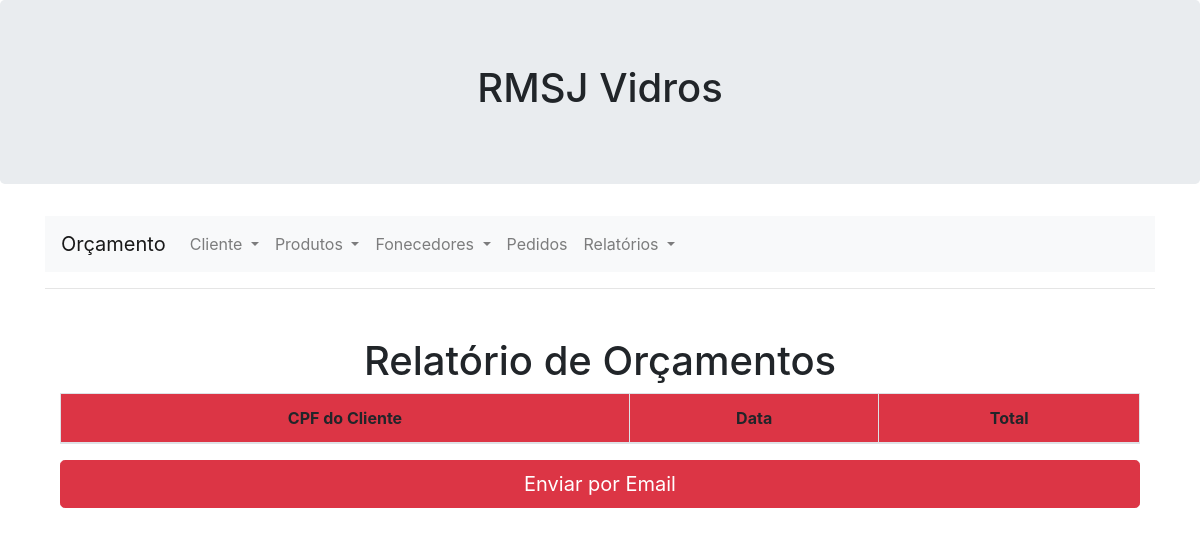
The page /Relatorio/Orcamento/ on the database as committed earlier.
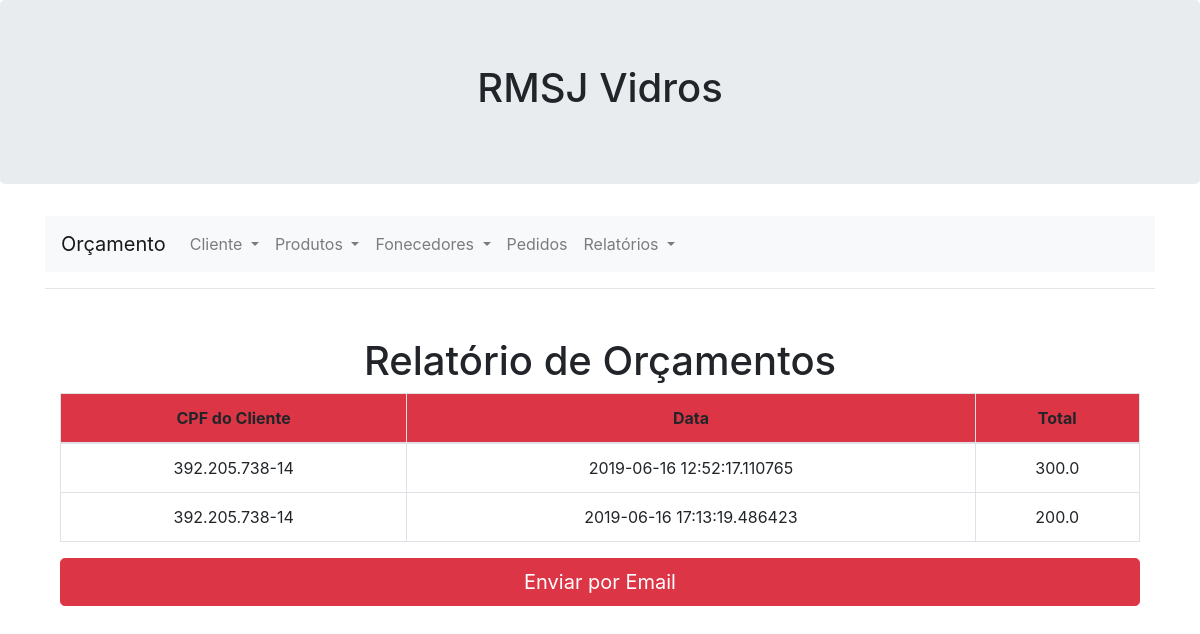
The same page on the database as committed later.
### app/models/tables.py (models this page shows, shortened)
class Orcamento(db.Model):
    __tablename__ = "Orcamento"
    id = db.Column(db.Integer, primary_key=True)
    preco = db.Column(db.Float(120), nullable=False)
    data = db.Column(db.DateTime)
    cliente_cpf = db.Column(db.String,db.ForeignKey('Cliente.CPF'))
    cliente = db.relationship('Cliente',foreign_keys=cliente_cpf)
    def getAllorcamento():
        orcamento = Orcamento.query.all()
        return orcamento

### app/controllers/Router.py (the view)
@app.route("/Relatorio/Orcamento/")
def RelatorioOrcamento():
    return render_template("RelatorioOrcamento.html", orcament = tables.Orcamento.getAllorcamento())

### app/templates/RelatorioOrcamento.html (shortened to what this page needs)
{% extends "baseNavbar.html" %}
{% block content %}
<head>
  </head>
<div class="container  text-center">
        <h1> Relatório de Orçamentos </h1>
<table class="table table-bordered table-hover">
    <thead>
        <tr class="bg-danger">
            <td><b>CPF do Cliente</b></td>
            <td><b>Data</b></td>
            <td><b>Total</b></td>
        </tr>
    </thead>
    {% for orcamentos in orcament %}
    <tr>
        <td>{{ orcamentos.cliente_cpf }}</td>
        <td>{{ orcamentos.data }}</td>
        <td>{{ orcamentos.preco }}</td>
    </tr>
    {% endfor %}
</table>
      <a href="#" class="btn btn-danger btn-lg btn-block" role="button" aria-pressed="true">Enviar por Email</a>
{% endblock %}

### app/templates/baseNavbar.html (shortened to what this page needs)
<!doctype html>
<html lang="pt-br">
  <head>
    <link rel="stylesheet" href="https://stackpath.bootstrapcdn.com/bootstrap/4.1.3/css/bootstrap.min.css">
    <link rel="stylesheet" href="{{ url_for('static', filename = 'Style.css') }}">
    </head>
  <body>
<div class="jumbotron text-center">
    <h1>RMSJ Vidros</h1>
</div>
  <div class="container">
    <div class="row justify-content-center">
        <div class="col-md-12 order-md-2 mb-4">
  <nav class="navbar navbar-expand-lg navbar-light bg-light">
    <a class="navbar-brand" href="../../orcamento/">Orçamento</a>
    <div class="collapse navbar-collapse" id="navbarNav">
      <ul class="navbar-nav">
        <li class="nav-item dropdown">
          <a class="nav-link dropdown-toggle" href="#" id="navbarDropdown" role="button" data-toggle="dropdown" aria-haspopup="reue" aria-expanded="false">
              Cliente
          </a>
        </li>
        <li class="nav-item dropdown">
          <a class="nav-link dropdown-toggle" href="#" id="navbarDropdown" role="button" data-toggle="dropdown" aria-haspopup="true" aria-expanded="false">
              Produtos
          </a>
        <li class="nav-item dropdown">
            <a class="nav-link dropdown-toggle" href="#" id="navbarDropdown" role="button" data-toggle="dropdown" aria-haspopup="true" aria-expanded="false">
              Fonecedores
            </a>
          </li>
        <li class="nav-item">
          <a class="nav-link" href="../../Pedido/">Pedidos <span class="sr-only">(current)</span></a>
        </li>
        <li class="nav-item dropdown">
            <a class="nav-link dropdown-toggle" href="#" id="navbarDropdown" role="button" data-toggle="dropdown" aria-haspopup="true" aria-expanded="false">
              Relatórios
            </a>
          </li>
      </ul>
    </div>
  </nav>
  <hr class="mb-4">
  </div>
  </div>
  </div>
  <div class="container">
      <div class="row justify-content-center">
          <div class="col-md-12 order-md-2 mb-4 ">
    {% block content %}
    {% endblock %}
           </div>
           </div>
           </div>
  </body>
</html>

Rows that differ between the two databases and show on the page:
added Orcamento: cliente_cpf "392.205.738-14", data "2019-06-16 12:52:17.110765", preco "300.0"
added Orcamento: cliente_cpf "392.205.738-14", data "2019-06-16 17:13:19.486423", preco "200.0"
